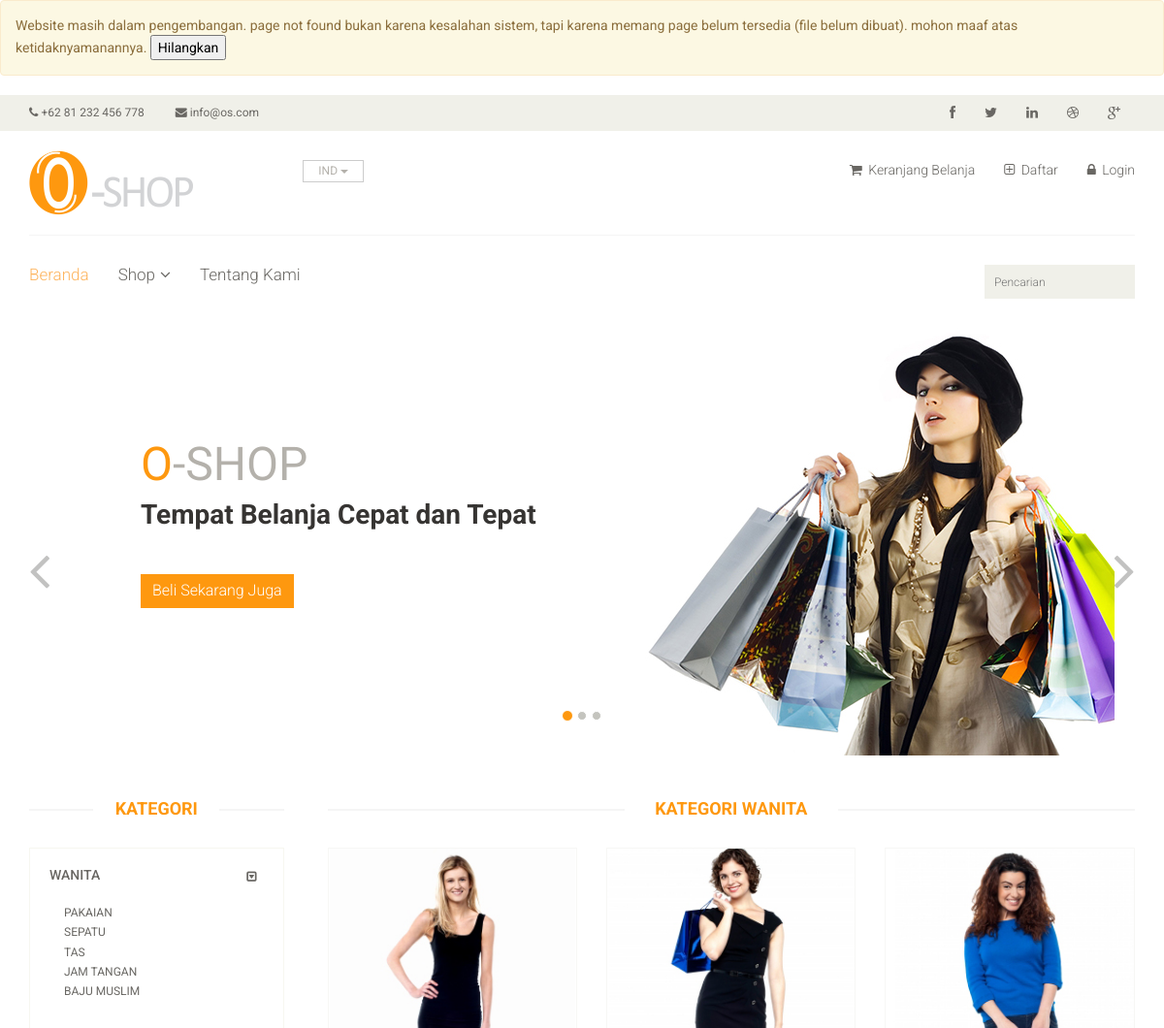
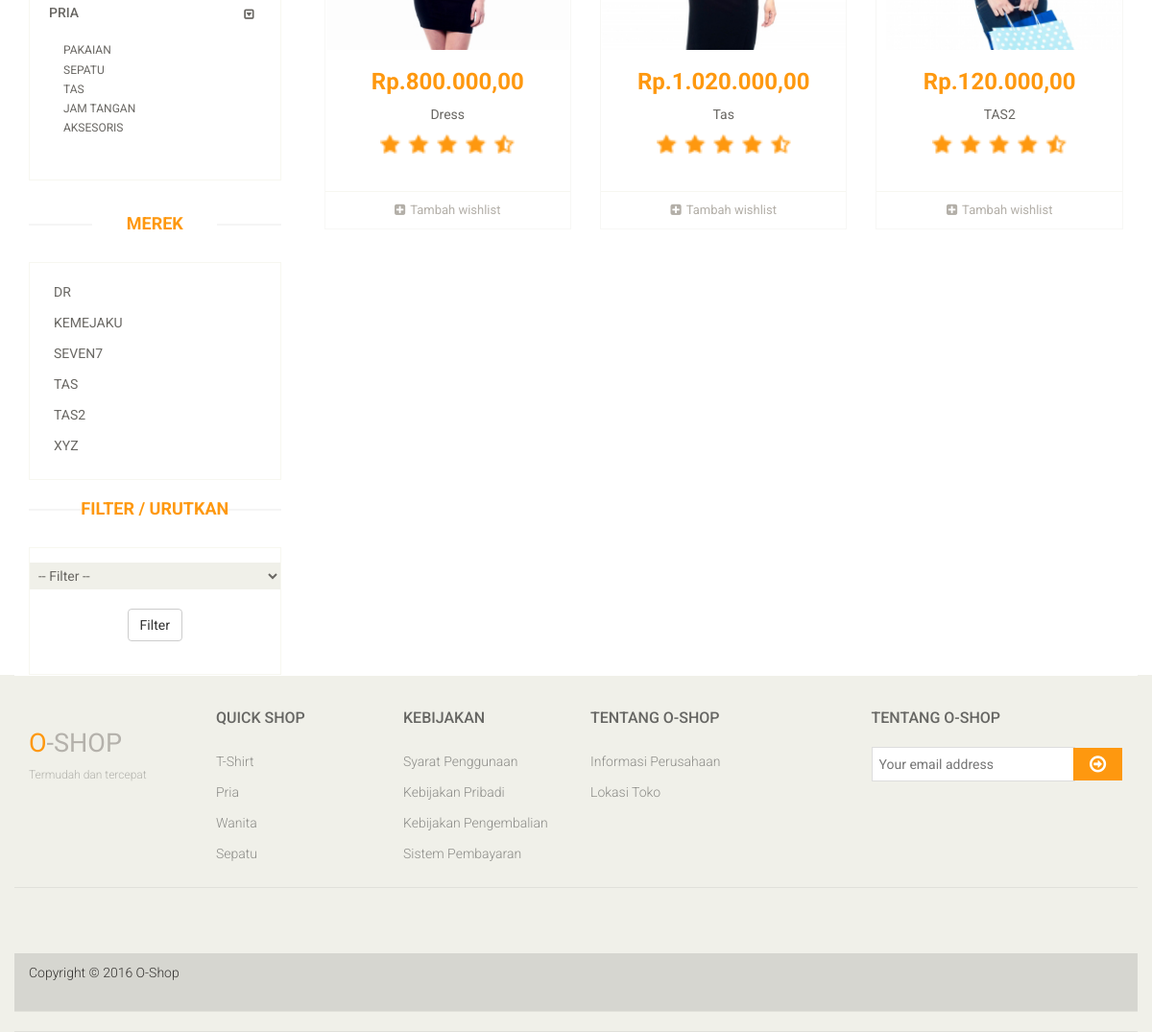
The page /welcome/kategori/wanita on the database its author committed (2 pictures, top to bottom).
### tables this page shows
CREATE TABLE `subkategori` (
  `id_sub` int(11) NOT NULL,
  `nama_sub` varchar(30) NOT NULL,
  `kategori` int(11) NOT NULL
);

CREATE TABLE `produk` (
  `id_produk` int(11) NOT NULL,
  `nama_produk` varchar(50) NOT NULL,
  `detail_produk` longtext NOT NULL,
  `stock_produk` int(11) NOT NULL,
  `kondisi_produk` int(11) NOT NULL,
  `brand_produk` varchar(50) NOT NULL,
  `harga_produk` int(11) NOT NULL,
  `kategori_produk` int(11) NOT NULL,
  `foto_produk` varchar(100) NOT NULL
);

### application/controllers/Welcome.php (called while the page is built, shortened)
<?php
class Welcome extends CI_Controller {
	public function __construct()
	{
		$this->load->model('ProdukModel');
		$this->load->library('pagination');
	}
	function kategori($id = NULL)
	{
		if ($id != NULL) {
			$data['slider'] = 1;
			$data['isi'] = 'konten/home';
			$data['title'] = $id .' ';
			$data['pria'] = $this->ProdukModel->get_kategori(1);
			$data['wanita'] = $this->ProdukModel->get_kategori(2);
			$b = $this->ProdukModel->get_brand();
			$i = 0;
			foreach ($b as $value) {
				$brand[$i] = $value->brand_produk;
				$i++;
			}
			$i = 0;
			$c = 0;
			$max = count($brand);
			while ($i < $max) {
				if ($i < $max-1) {
					if ($brand[$i] == $brand[$i+1]) {
						$i++;
						$data['brand'][$c] = $brand[$i];
						if ($brand[$i+1] != $brand[$i+2]) {
							$c++;
						}
					}else{
						$data['brand'][$c] = $brand[$i];
						$c++;
					}
				}else {
					$data['brand'][$c] = $brand[$i];
				}
				$i++;
			}
			if ($id == 'pria') {
				$id = 1;
				$data['header_kategori'] = 'kategori Pria';
			}else {
				$id = 2;
				$data['header_kategori'] = 'kategori Wanita';
			}
			$data['list_produk'] = $this->ProdukModel->get_by_parent($id);
			$this->load->view('main', $data);
		}
	}
}

### index.php (called while the page is built, shortened)
<?php
require_once BASEPATH.'core/CodeIgniter.php';

### application/models/ProdukModel.php (called while the page is built, shortened)
<?php
class ProdukModel extends CI_Model {
	function get_kategori($id)
	{
		$this->db->where('kategori', $id);
		$r = $this->db->get('subkategori');
		return $r->result();
	}
	function get_brand()
	{
		$this->db->select('brand_produk');
		$this->db->order_by('brand_produk', 'asc');
		$r = $this->db->get('produk');
		return $r->result();
	}
	function get_by_parent($id)
	{
		$q = "SELECT a.* FROM produk a, subkategori b, kategori c WHERE a.kategori_produk = b.id_sub and b.kategori = c.id_kategori and c.id_kategori = $id";
		$r = $this->db->query($q);
		return $r->result();
	}
}

### application/views/konten/home.php (the view, shortened to what this page needs)
<div class="fitur_produk">
	<h2 class="title text-center">
		<?php
			if (isset($header_kategori)) {
				echo $header_kategori;
			}else echo "Fitur Produk";
		?>
	</h2>
	<?php
		if ($list_produk != NULL) {
			foreach ($list_produk as $value) {
	?>
				<div class="col-sm-4">
					<div class="product-image-wrapper">
						<div class="single-products">
							<div class="productinfo text-center">
								<img src="<?php echo base_url('assets/images/produk/'); ?><?php echo $value->foto_produk; ?>" alt="" />
								<h2>Rp.<?php echo number_format($value->harga_produk, 2, ',', '.') ?></h2>
								<p><?php echo $value->nama_produk; ?></p>
								<div class="col-md-offset-2 col-md-8">
									<img src="<?php echo base_url('assets/images/produk/rating.png'); ?>" alt="" />
								</div>
								<div class="clearfix">
									<br><br><br>
								</div>
							</div>
							<div class="product-overlay">
								<div class="overlay-content">
								</div>
							</div>
						</div>
						<div class="choose">
							<ul class="nav nav-pills nav-justified">
								<li><a href="<?php echo base_url('produk/proses_wishlist/') .$value->id_produk; ?>"><i class="fa fa-plus-square"></i>Tambah wishlist</a></li>
							</ul>
						</div>
					</div>
				</div>
	<?php
			}
		}
	?>
</div>

### application/views/layout/sidebar.php (shortened to what this page needs)
<section>
	<div class="container">
		<div class="row">
			<div class="col-sm-3">
				<div class="left-sidebar">
					<h2>Kategori</h2>
					<div class="panel-group category-products" id="accordian">
						<div class="panel panel-default">
							<div class="panel-heading">
								<h4 class="panel-title">
									<a data-toggle="collapse" data-parent="#accordian" href="#sportswear">
										<span class="badge pull-right"><i class="fa fa-caret-square-o-down"></i></span>
										<a href="<?php echo base_url('welcome/kategori/wanita'); ?>" title="">Wanita</a>
									</a>
								</h4>
							</div>
							<div id="sportswear" class="panel-collapse in">
								<div class="panel-body">
									<ul>
										<?php
											if ($wanita != NULL) {
												foreach ($wanita as $value) {
										?>
													<li><a href="<?php echo base_url('produk/kategori/') .$value->id_sub; ?>"><?php echo $value->nama_sub; ?> </a></li>
										<?php
												}
											}
										?>
									</ul>
								</div>
							</div>
						</div>
						<div class="panel panel-default">
							<div class="panel-heading">
								<h4 class="panel-title">
									<a data-toggle="collapse" data-parent="#accordian" href="#mens">
										<span class="badge pull-right"><i class="fa fa-caret-square-o-down"></i></span>
										<a href="<?php echo base_url('welcome/kategori/pria'); ?>" title="">Pria</a>
									</a>
								</h4>
							</div>
							<div id="mens" class="panel-collapse in">
								<div class="panel-body">
									<ul>
										<?php
											if ($pria != NULL) {
												foreach ($pria as $value) {
										?>
													<li><a href="<?php echo base_url('produk/kategori/') .$value->id_sub; ?>"><?php echo $value->nama_sub; ?> </a></li>
										<?php
												}
											}
										?>
									</ul>
								</div>
							</div>
						</div>
					</div>
					<div class="brands_products">
						<h2>Merek</h2>
						<div class="brands-name">
							<ul class="nav nav-pills nav-stacked">
								<?php
									if ($brand != NULL) {
										foreach ($brand as $value) {
								?>
											<li><a href="<?php echo base_url('produk/brand/') .$value; ?>"> <span class="pull-right"></span><?php echo $value; ?></a></li>
								<?php
										}
									}
								?>
							</ul>
						</div>
					</div>
					<br>
					<div class="brands_products">
						<h2>Filter / Urutkan</h2>
						<div class="brands-name">
							<form action="<?php echo base_url('welcome/index'); ?>" method="get" accept-charset="utf-8">
								<select name="orderby" required >
									<option value="">-- Filter --</option>
								</select>
								<div align="center">
									<br>
									<button type="submit" class="btn btn-default">Filter</button>
								</div>
							</form>
						</div>
					</div>
				</div>
			</div>
			<div class="col-sm-9 padding-right">

### assets/css/main.css (style rules this page uses)
body { font-family: 'Roboto', sans-serif; background:; position: relative; font-weight:400px; }
ul li { list-style: none; }
a { -webkit-transition: 300ms; -moz-transition: 300ms; -o-transition: 300ms; transition: 300ms; }
h1, h2, h3, h4, h5, h6 { font-family: 'Roboto', sans-serif; }
.category-products { border: 1px solid #F7F7F0; margin-bottom: 35px; padding-bottom: 20px; padding-top: 15px; }
.left-sidebar h2, .brands_products h2 { color: #FE980F; font-family: 'Roboto', sans-serif; font-size: 18px; font-weight: 700; margin: 0 auto 30px; text-align: center; text-transform: uppercase; position: relative; z-index:3; }
.left-sidebar h2:after, h2.title:after { content: " "; position: absolute; border: 1px solid #f5f5f5; bottom:8px; left: 0; width: 100%; height: 0; z-index: -2; }
.left-sidebar h2:before { content: " "; position: absolute; background: #fff; bottom: -6px; width: 130px; height: 30px; z-index: -1; left: 50%; margin-left: -65px; }
h2.title:before { content: " "; position: absolute; background: #fff; bottom: -6px; width: 220px; height: 30px; z-index: -1; left: 50%; margin-left: -110px; }
.category-products .panel { background-color: #FFFFFF; border: 0px; border-radius: 0px; box-shadow:none; margin-bottom: 0px; }
.category-products .panel-default .panel-heading { background-color: #FFFFFF; border: 0 none; color: #FFFFFF; padding: 5px 20px; }
.category-products .panel-default .panel-heading .panel-title a { color: #696763; font-family: 'Roboto', sans-serif; font-size: 14px; text-decoration: none; text-transform: uppercase; }
.panel-group .panel-heading + .panel-collapse .panel-body { border-top: 0 none; }
.category-products .badge { background:none; border-radius: 10px; color: #696763; display: inline-block; font-size: 12px; font-weight: bold; line-height: 1; min-width: 10px; padding: 3px 7px; text-align: center; vertical-align: baseline; white-space: nowrap; }
.panel-body ul { padding-left: 20px; }
.panel-body ul li a { color: #696763; font-family: 'Roboto', sans-serif; font-size: 12px; text-transform: uppercase; }
.brands-name { border: 1px solid #F7F7F0; padding-bottom: 20px; padding-top: 15px; }
.brands-name .nav-stacked li a { background-color: #FFFFFF; color: #696763; font-family: 'Roboto', sans-serif; font-size: 14px; padding: 5px 25px; text-decoration: none; text-transform: uppercase; }
.padding-right { padding-right: 0; }
h2.title { color: #FE980F; font-family: 'Roboto', sans-serif; font-size: 18px; font-weight: 700; margin: 0 15px; text-transform: uppercase; margin-bottom: 30px; position: relative; }
.product-image-wrapper { border:1px solid #F7F7F5; overflow: hidden; margin-bottom:30px; }
.single-products { position: relative; }
.productinfo h2 { color: #FE980F; font-family: 'Roboto', sans-serif; font-size: 24px; font-weight: 700; }
.productinfo p { font-family: 'Roboto', sans-serif; font-size: 14px; font-weight: 400; color: #696763; }
.productinfo img { width: 100%; }
.productinfo { position:relative; }
.product-overlay { background:#FE980F; top: 0; display: none; height: 0; position: absolute; transition: height 500ms ease 0s; width: 100%; display: block; opacity: .8; }
.product-overlay .overlay-content { bottom: 0; position: absolute; bottom: 0; text-align: center; width: 100%; }
.choose { border-top: 1px solid #F7F7F0; }
.choose ul li a { color: #B3AFA8; font-family: 'Roboto', sans-serif; font-size: 13px; padding-left: 0; padding-right: 0; }
.choose ul li a i { margin-right:5px; }
.user_info input, select, textarea { background: #F0F0E9; border:0; color: #696763; padding: 5px; width: 100%; border-radius: 0; resize: none }

### rows shown on the page
subkategori: nama_sub "PAKAIAN"
subkategori: nama_sub "SEPATU"
subkategori: nama_sub "TAS"
subkategori: nama_sub "JAM TANGAN"
subkategori: nama_sub "BAJU MUSLIM"
subkategori: nama_sub "PAKAIAN"
subkategori: nama_sub "SEPATU"
subkategori: nama_sub "TAS"
subkategori: nama_sub "JAM TANGAN"
subkategori: nama_sub "AKSESORIS"
produk: foto_produk (picture), harga_produk "800.000,00", nama_produk "Dress"
produk: foto_produk (picture), harga_produk "1.020.000,00", nama_produk "Tas"
produk: foto_produk (picture), harga_produk "120.000,00", nama_produk "TAS2"

### other values the page prints
$value "DR"
$value "KEMEJAKU"
$value "SEVEN7"
$value "TAS"
$value "TAS2"
$value "XYZ"
$header_kategori "KATEGORI WANITA"
